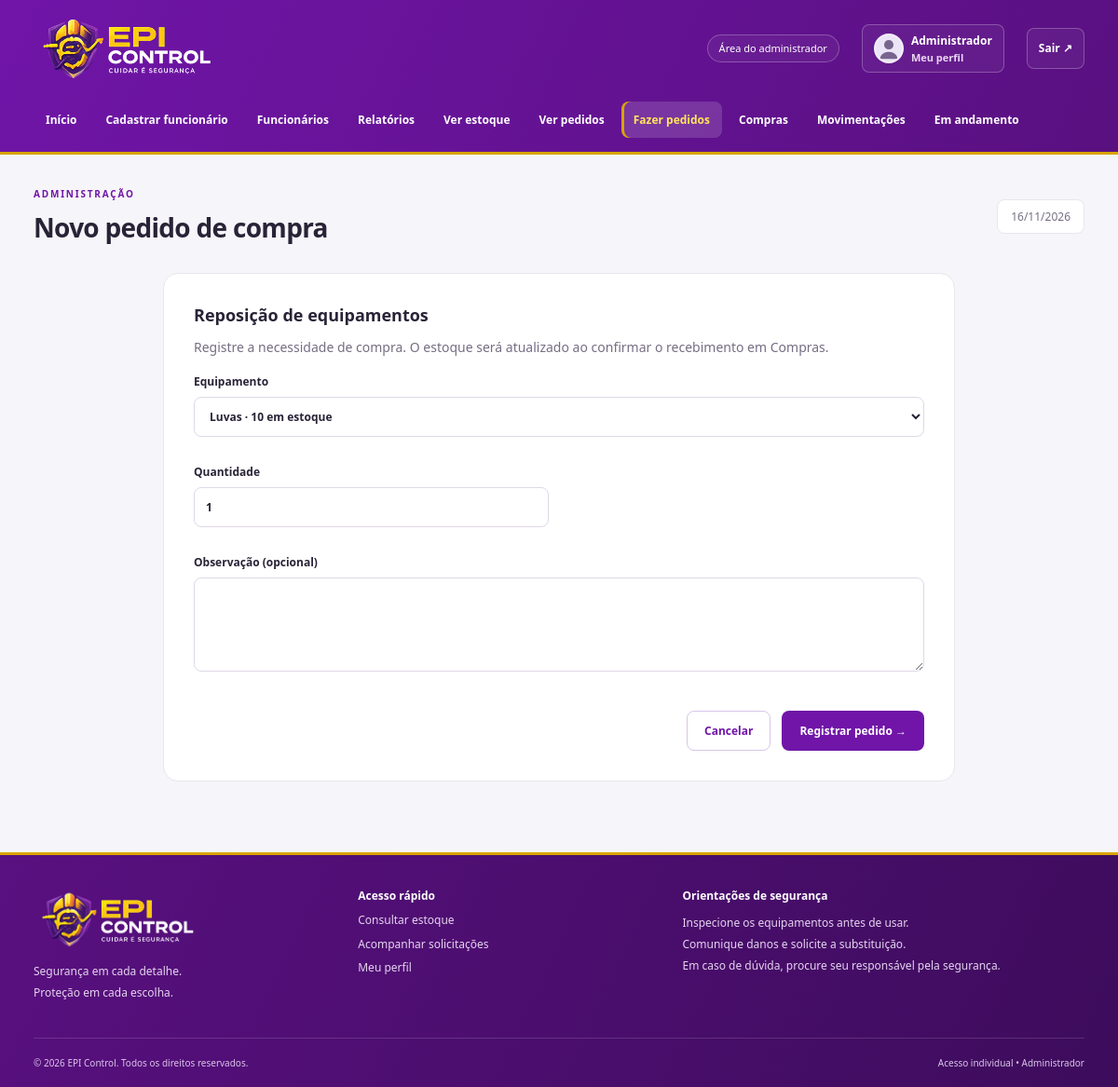
Before: /fazerpedidos.php?id_epi=4 (signed in) with the older database file.
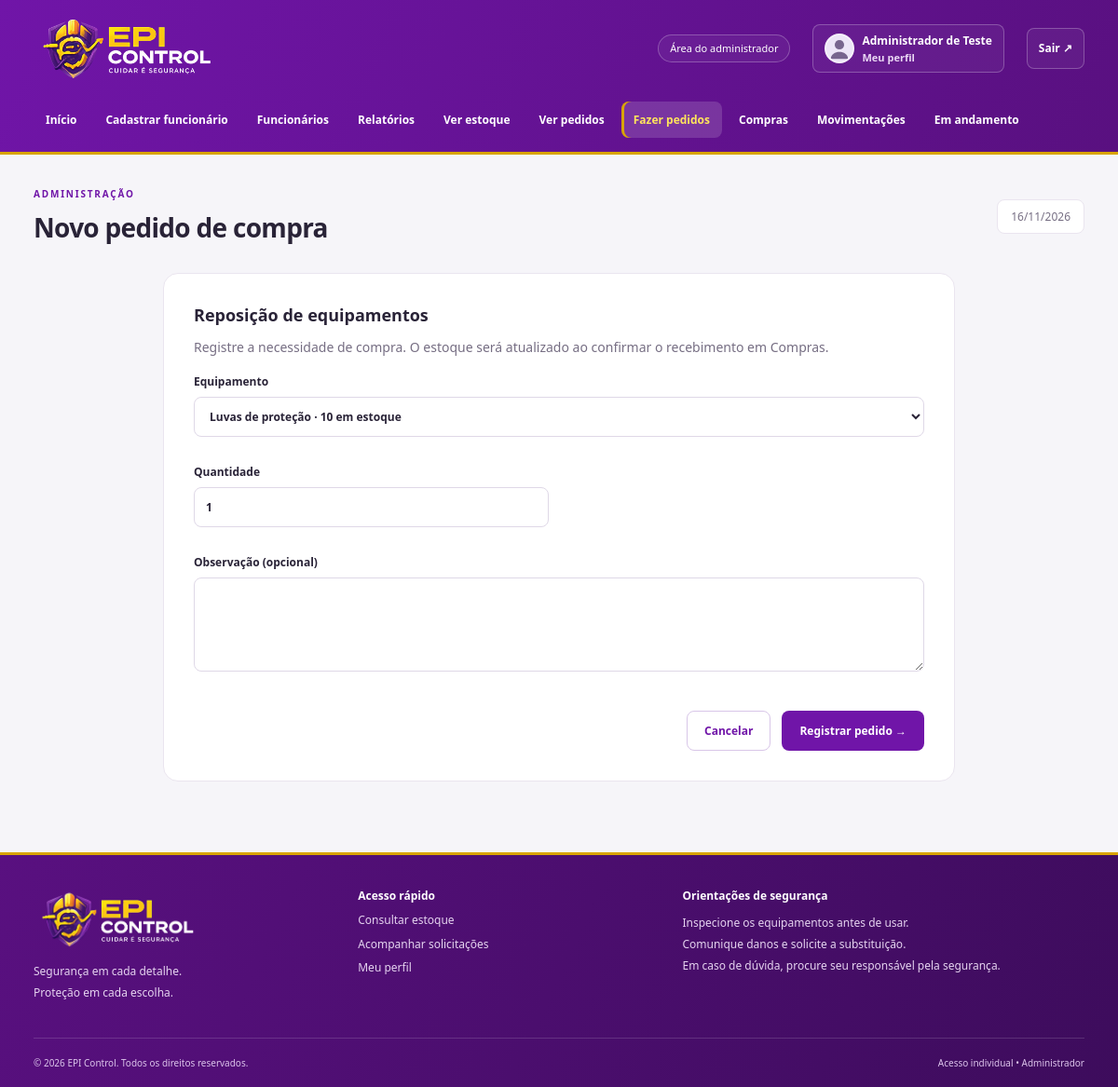
After: the same page with the newer database file.
### tables this page shows
CREATE TABLE `tb_funcionarios` (
  `id_funcionario` int(11) NOT NULL,
  `nome_completo` varchar(100) NOT NULL,
  `cpf` varchar(20) DEFAULT NULL,
  `cargo` varchar(100) DEFAULT NULL,
  `setor` varchar(100) DEFAULT NULL,
  `foto_url` varchar(255) DEFAULT NULL,
  `email` varchar(100) NOT NULL,
  `senha` varchar(255) NOT NULL,
  `nivel_acesso` varchar(30) NOT NULL DEFAULT 'Funcionario',
  `status_funcionario` enum('Ativo','Inativo') NOT NULL DEFAULT 'Ativo'
);

### app/Controllers/AppController.php (called while the page is built, shortened)
<?php
class AppController
{
    private array $user;
    private bool $admin;
    private string $page;
    public function handle(string $page): void {
        $this->page = $page;
        try {
            $this->model = new EpiModel(conectar());
            $this->user = $this->model->user((int)$_SESSION['id_funcionario']) ?? [];
            $this->admin = $this->user['nivel_acesso'] === 'Administrador';
            $data = ['error'=>$error ?? null,'title'=>$this->titles()[$page] ?? 'EPI Control'];
            if (in_array($page,['home','homefunc','estoque','solicitar','adicionarepi','fazerpedidos'],true)) $data['epis'] = $this->model->epis();
            $views = ['home'=>'dashboard','homefunc'=>'dashboard','andamento'=>'requests','pedidos'=>'requests','minhassolicitacoes'=>'requests','conscientizacao'=>'conscientizacao','cadastro'=>'person-form','editarfunc'=>'person-form','perfil'=>'person-form','funcionarios'=>'employees','informacoes'=>'equipment','meuepi'=>'equipment','adicionarepi'=>'order-form','solicitar'=>'order-form','fazerpedidos'=>'order-form','estoque'=>'stock','compras'=>'purchases','movimentacoes'=>'history','relatorios'=>'reports','excluirfunc'=>'delete'];
            $this->page = $page;
            $this->render($views[$page] ?? 'message',$data);
        } catch (Throwable $e) {
            error_log((string)$e);
            http_response_code(503);
            $title = 'Sistema indisponível'; $message = 'Confira se o MySQL está iniciado e se o banco tcc foi configurado a partir de database/tcc.sql.';
            require __DIR__ . '/../Views/unavailable.php';
        }
    }
    private function titles(): array { return ['home'=>'Visão geral','homefunc'=>'Meu painel','cadastro'=>'Cadastrar funcionário','funcionarios'=>'Funcionários','editarfunc'=>'Editar funcionário','informacoes'=>'Informações do funcionário','excluirfunc'=>'Excluir funcionário','adicionarepi'=>'Entregar EPI','relatorios'=>'Relatórios','estoque'=>'Estoque de EPIs','pedidos'=>'Solicitações dos funcionários','fazerpedidos'=>'Novo pedido de compra','compras'=>'Compras','movimentacoes'=>'Movimentações','andamento'=>'Em andamento','meuepi'=>'Meu EPI','solicitar'=>'Solicitar EPI','minhassolicitacoes'=>'Minhas solicitações','conscientizacao'=>'Conscientização','perfil'=>'Meu perfil']; }
    private function render(string $view, array $data): void {
        extract($data);
        $user = $this->user; $admin = $this->admin; $page = $this->page;
        require __DIR__ . '/../../templates/header.php';
        require __DIR__ . '/../Views/' . $view . '.php';
        require __DIR__ . '/../../templates/footer.php';
    }
}

### app/dispatch.php (called while the page is built)
<?php
require_once __DIR__ . '/bootstrap.php';
require_once __DIR__ . '/Controllers/AppController.php';
(new AppController())->handle($route);

### fazerpedidos.php (called while the page is built)
<?php
$route = 'fazerpedidos';
require __DIR__ . '/app/dispatch.php';

### config/conexao.php (called while the page is built, shortened)
<?php
function conectar(): mysqli
{
    $config = [
        'host' => '127.0.0.1',
        'user' => 'root',
        'password' => '',
        'database' => 'tcc',
        'port' => 3306,
    ];
    $porta = filter_var($config['port'], FILTER_VALIDATE_INT, [
        'options' => ['min_range' => 1, 'max_range' => 65535],
    ]);
    $db = new mysqli(
        (string) $config['host'],
        (string) $config['user'],
        (string) $config['password'],
        (string) $config['database'],
        $porta
    );
    $db->set_charset('utf8mb4');
    $db->query("SET time_zone = '-03:00'");
    return $db;
}

### app/Models/EpiModel.php (called while the page is built, shortened)
<?php
class EpiModel
{
    public function run(string $sql, array $params = []): mysqli_stmt {
        $stmt = $this->db->prepare($sql);
        if ($params) {
            $types = implode('', array_map(fn($p) => is_int($p) ? 'i' : 's', $params));
            $stmt->bind_param($types, ...$params);
        }
        $stmt->execute();
        return $stmt;
    }
    public function all(string $sql, array $params = []): array { return $this->run($sql, $params)->get_result()->fetch_all(MYSQLI_ASSOC); }
    public function one(string $sql, array $params = []): ?array { return $this->all($sql, $params)[0] ?? null; }
    public function user(int $id): ?array { return $this->one('SELECT * FROM tb_funcionarios WHERE id_funcionario=?', [$id]); }
    public function epis(): array { return $this->all('SELECT * FROM tb_epis ORDER BY nome_epi'); }
}

### app/bootstrap.php (called while the page is built, shortened)
<?php
require_once __DIR__ . '/../config/conexao.php';
require_once __DIR__ . '/Models/EpiModel.php';
function e($value): string
{
    return htmlspecialchars((string) ($value ?? ''), ENT_QUOTES | ENT_SUBSTITUTE, 'UTF-8');
}

### app/Views/order-form.php (the view, shortened to what the changed rows need)
<?php $request = $page === 'solicitar';
$delivery = $page === 'adicionarepi';
$reasonKey = $request ? 'justificativa' : ($delivery ? 'motivo' : 'observacao'); ?>
<section class="card form-card">
    <h2><?= $request ? 'De qual equipamento você precisa?' : ($delivery ? 'Entrega para ' . e($person['nome_completo']) : 'Reposição de equipamentos') ?>
    </h2>
    <?php if (!$epis): ?>
        <p class="empty">Não há EPIs cadastrados. Procure o administrador.</p><?php else: ?>
        <form method="post" class="form-grid"><?= csrf() ?><?php if ($delivery): ?><input type="hidden" name="id_funcionario"
                    value="<?= (int) $person['id_funcionario'] ?>"><?php endif ?><label class="full">Equipamento<select
                    name="id_epi" required>
                    <option value="">Selecione um EPI</option><?php foreach ($epis as $epi): ?>
                        <option value="<?= (int) $epi['id_epi'] ?>"
                            <?= (string) ($_POST['id_epi'] ?? $_GET['id_epi'] ?? '') === (string) $epi['id_epi'] ? 'selected' : '' ?>>
                            <?= e($epi['nome_epi']) ?>        <?= $admin ? ' · ' . (int) $epi['quantidade_estoque'] . ' em estoque' : '' ?>
                        </option><?php endforeach ?>
                </select></label><label>Quantidade<input type="number" name="quantidade" min="1" max="1000000" step="1"
                    value="<?= e($_POST['quantidade'] ?? 1) ?>" required></label><label
                class="full"><?= $request ? 'Justificativa' : ($delivery ? 'Motivo da entrega' : 'Observação (opcional)') ?><textarea
                    name="<?= e($reasonKey) ?>" rows="4" maxlength="<?= $request || $delivery ? 2000 : 255 ?>"
                    <?= $request || $delivery ? 'required' : '' ?>><?= e($_POST[$reasonKey] ?? ($delivery ? 'Entrega de EPI' : '')) ?></textarea></label>
            <div class="form-actions full"><a class="button secondary"
                    href="<?= $request ? 'minhassolicitacoes.php' : ($delivery ? 'informacoes.php?id=' . (int) $person['id_funcionario'] : 'compras.php') ?>">Cancelar</a><button
                    class="button"><?= $request ? 'Enviar solicitação' : ($delivery ? 'Registrar entrega' : 'Registrar pedido') ?>
                    →</button></div>
        </form><?php endif ?>
</section>

### templates/header.php (shortened to what the changed rows need)
<?php
$navigation = $admin ? ['home' => 'Início', 'cadastro' => 'Cadastrar funcionário', 'funcionarios' => 'Funcionários', 'relatorios' => 'Relatórios', 'estoque' => 'Ver estoque', 'pedidos' => 'Ver pedidos', 'fazerpedidos' => 'Fazer pedidos', 'compras' => 'Compras', 'movimentacoes' => 'Movimentações', 'andamento' => 'Em andamento'] : ['homefunc' => 'Início', 'meuepi' => 'Meu EPI', 'solicitar' => 'Solicitar EPI', 'minhassolicitacoes' => 'Minhas solicitações', 'conscientizacao' => 'Conscientização'];
?>
<!doctype html>
<html lang="pt-BR">
<head>
    <link rel="stylesheet" href="css/app.css?v=<?= filemtime(__DIR__ . '/../css/app.css') ?>">
</head>
<body><a class="skip-link" href="#conteudo">Pular para o conteúdo</a>
    <header class="site-header">
        <div class="header-top container">
            <div class="header-actions"><a
                    class="profile-link" href="perfil.php"><img src="<?= e(avatar($user)) ?>"
                        alt="Foto de <?= e($user['nome_completo']) ?>"><span><strong><?= e($user['nome_completo']) ?></strong><small>Meu
                            perfil</small></span></a>
            </div>
        </div>
        <nav class="main-nav container" aria-label="Navegação principal">
            <?php foreach ($navigation as $url => $label): ?><a href="<?= e($url) ?>.php" <?= $page === $url ? 'class="active" aria-current="page"' : '' ?>><?= e($label) ?></a><?php endforeach ?></nav>
    </header>
    <main id="conteudo" class="container main-content">
        <div class="page-heading">
            <div><span class="eyebrow"><?= $admin ? 'ADMINISTRAÇÃO' : 'MINHA SEGURANÇA' ?></span>
                <h1><?= e($title) ?></h1>
            </div><span class="today"><?= date('d/m/Y') ?></span>
        </div>

Changed rows visible on the page:
changed tb_funcionarios "Início": nome_completo "Administrador" → "Administrador de Teste"
Other visible differences:
form field id_epi: "Luvas · 10 em estoque" → "Luvas de proteção · 10 em estoque"
